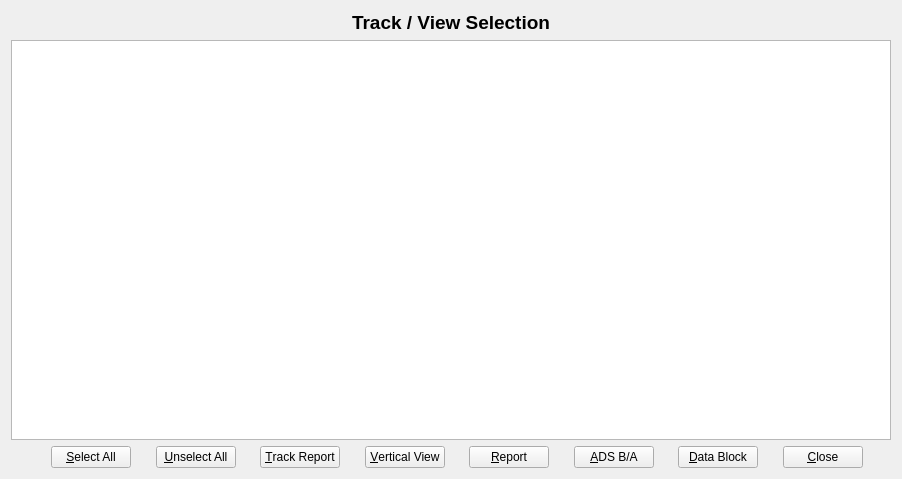
<?xml version="1.0" encoding="UTF-8"?>
<ui version="4.0">
 <class>TrackViewSelectionClass</class>
 <widget class="QWidget" name="TrackViewSelectionClass">
  <property name="geometry">
   <rect>
    <x>0</x>
    <y>0</y>
    <width>902</width>
    <height>479</height>
   </rect>
  </property>
  <property name="windowTitle">
   <string>TrackViewSelection</string>
  </property>
  <layout class="QVBoxLayout" name="verticalLayout">
   <item>
    <layout class="QHBoxLayout" name="horizontalLayout_2">
     <item>
      <spacer name="horizontalSpacer_10">
       <property name="orientation">
        <enum>Qt::Horizontal</enum>
       </property>
       <property name="sizeHint" stdset="0">
        <size>
         <width>40</width>
         <height>20</height>
        </size>
       </property>
      </spacer>
     </item>
     <item>
      <widget class="QLabel" name="label">
       <property name="font">
        <font>
         <pointsize>14</pointsize>
         <weight>75</weight>
         <bold>true</bold>
        </font>
       </property>
       <property name="text">
        <string>Track / View Selection</string>
       </property>
      </widget>
     </item>
     <item>
      <spacer name="horizontalSpacer_11">
       <property name="orientation">
        <enum>Qt::Horizontal</enum>
       </property>
       <property name="sizeHint" stdset="0">
        <size>
         <width>40</width>
         <height>20</height>
        </size>
       </property>
      </spacer>
     </item>
    </layout>
   </item>
   <item>
    <widget class="QTableWidget" name="tableView"/>
   </item>
   <item>
    <layout class="QHBoxLayout" name="horizontalLayout">
     <item>
      <spacer name="horizontalSpacer_8">
       <property name="orientation">
        <enum>Qt::Horizontal</enum>
       </property>
       <property name="sizeHint" stdset="0">
        <size>
         <width>40</width>
         <height>20</height>
        </size>
       </property>
      </spacer>
     </item>
     <item>
      <widget class="QPushButton" name="btnSelectAll">
       <property name="text">
        <string>&amp;Select All</string>
       </property>
      </widget>
     </item>
     <item>
      <spacer name="horizontalSpacer">
       <property name="orientation">
        <enum>Qt::Horizontal</enum>
       </property>
       <property name="sizeHint" stdset="0">
        <size>
         <width>18</width>
         <height>20</height>
        </size>
       </property>
      </spacer>
     </item>
     <item>
      <widget class="QPushButton" name="btnUnselectAll">
       <property name="text">
        <string>&amp;Unselect All</string>
       </property>
      </widget>
     </item>
     <item>
      <spacer name="horizontalSpacer_2">
       <property name="orientation">
        <enum>Qt::Horizontal</enum>
       </property>
       <property name="sizeHint" stdset="0">
        <size>
         <width>18</width>
         <height>20</height>
        </size>
       </property>
      </spacer>
     </item>
     <item>
      <widget class="QPushButton" name="btnTrackReport">
       <property name="text">
        <string>&amp;Track Report</string>
       </property>
      </widget>
     </item>
     <item>
      <spacer name="horizontalSpacer_3">
       <property name="orientation">
        <enum>Qt::Horizontal</enum>
       </property>
       <property name="sizeHint" stdset="0">
        <size>
         <width>18</width>
         <height>20</height>
        </size>
       </property>
      </spacer>
     </item>
     <item>
      <widget class="QPushButton" name="btnVerticalView">
       <property name="text">
        <string>&amp;Vertical View</string>
       </property>
      </widget>
     </item>
     <item>
      <spacer name="horizontalSpacer_7">
       <property name="orientation">
        <enum>Qt::Horizontal</enum>
       </property>
       <property name="sizeHint" stdset="0">
        <size>
         <width>18</width>
         <height>20</height>
        </size>
       </property>
      </spacer>
     </item>
     <item>
      <widget class="QPushButton" name="btnReport">
       <property name="text">
        <string>&amp;Report</string>
       </property>
      </widget>
     </item>
     <item>
      <spacer name="horizontalSpacer_4">
       <property name="orientation">
        <enum>Qt::Horizontal</enum>
       </property>
       <property name="sizeHint" stdset="0">
        <size>
         <width>18</width>
         <height>20</height>
        </size>
       </property>
      </spacer>
     </item>
     <item>
      <widget class="QPushButton" name="btnADSB">
       <property name="text">
        <string>&amp;ADS B/A</string>
       </property>
      </widget>
     </item>
     <item>
      <spacer name="horizontalSpacer_5">
       <property name="orientation">
        <enum>Qt::Horizontal</enum>
       </property>
       <property name="sizeHint" stdset="0">
        <size>
         <width>18</width>
         <height>20</height>
        </size>
       </property>
      </spacer>
     </item>
     <item>
      <widget class="QPushButton" name="btnDataBlock">
       <property name="text">
        <string>&amp;Data Block</string>
       </property>
      </widget>
     </item>
     <item>
      <spacer name="horizontalSpacer_6">
       <property name="orientation">
        <enum>Qt::Horizontal</enum>
       </property>
       <property name="sizeHint" stdset="0">
        <size>
         <width>18</width>
         <height>20</height>
        </size>
       </property>
      </spacer>
     </item>
     <item>
      <widget class="QPushButton" name="btnClose">
       <property name="text">
        <string>&amp;Close</string>
       </property>
      </widget>
     </item>
     <item>
      <spacer name="horizontalSpacer_9">
       <property name="orientation">
        <enum>Qt::Horizontal</enum>
       </property>
       <property name="sizeHint" stdset="0">
        <size>
         <width>28</width>
         <height>20</height>
        </size>
       </property>
      </spacer>
     </item>
    </layout>
   </item>
  </layout>
 </widget>
 <layoutdefault spacing="6" margin="11"/>
 <resources/>
 <connections/>
</ui>
